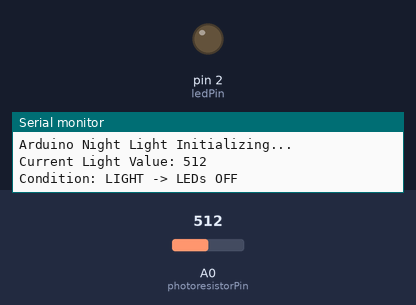
Recording of a sketch running on a simulated Arduino Uno, built with avr-gcc and run on an emulated ATmega328P. Shown: output pins drawn as LEDs (lit = HIGH), the last lines printed to the serial monitor. The inputs (shaded band) are chosen by the test bench; at power-on: A0 (photoresistorPin) = 512.

Above: at 18.0 s.
18.1 s: A0 (photoresistorPin) set to 481
At 21.2 s:
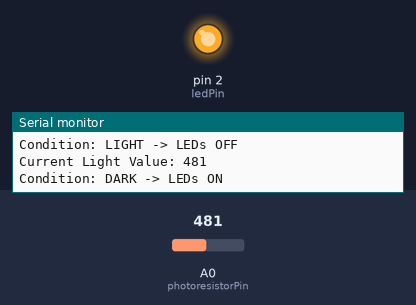
33.0 s: A0 (photoresistorPin) set to 510
At 41.1 s:
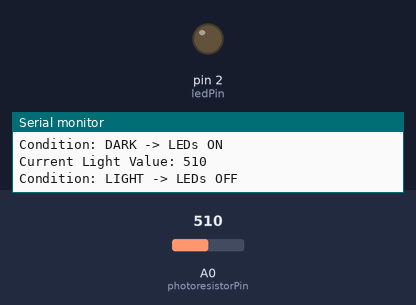
47.9 s: A0 (photoresistorPin) set to 490
At 61.2 s:
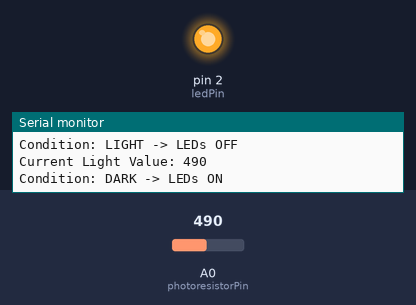
Timing chart, 0 to 62.7 s (numbered marks = the images above; inputs shaded):
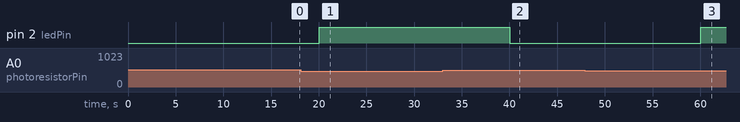

The sketch:

sketch_sep5b.ino
```cpp
/*
  Arduino Night Light with 5 LEDs and Timed Light Check

  This program controls 5 LEDs based on the ambient light detected by a photoresistor (LDR).
  The light level is checked periodically (every 20 seconds) to save power and prevent
  frequent state changes.

  Wiring Instructions:
  1.  LEDs: Connect a single 220 Ohm resistor from Digital Pin 2 to the anodes (longer legs)
      of all five LEDs. Connect the cathodes (shorter legs) of all five LEDs to an
      Arduino GND pin.

  2.  LDR (Photoresistor): Connect one leg of the LDR to Arduino's 5V pin. Connect the other
      leg of the LDR to Analog Pin A0. Connect a 10k Ohm resistor from the LDR leg at A0
      to Arduino's GND pin.

  How it Works:
  - The photoresistor's resistance changes with light, which is read by Analog Pin A0.
  - The 'thresholdValue' determines the light level at which the LEDs turn ON or OFF.
    - If 'lightValue' < 'thresholdValue', it's considered dark, and LEDs turn ON.
    - If 'lightValue' >= 'thresholdValue', it's considered light, and LEDs turn OFF.
  - The light check is performed every 'interval' (20 seconds) using 'millis()'
    for non-blocking timing.
  - Serial Monitor output helps in debugging and finding the optimal 'thresholdValue'.
*/

// --- Pin Definitions ---
const int photoresistorPin = A0; // Analog pin connected to the photoresistor
const int ledPin = 2;            // Digital pin connected to all 5 LEDs

// --- Configuration Parameters ---
// Adjust this value based on your room's actual lighting conditions.
// Use the Serial Monitor (Tools > Serial Monitor) to observe 'Light Value' readings
// in both dark and light conditions, then pick a 'thresholdValue' in between.
int thresholdValue = 500; // Default example value; adjust as needed

// --- Timed Check Variables ---
unsigned long previousMillis = 0; // Stores the last time the light check was performed
const long interval = 20000;      // Interval for light check (20 seconds = 20000 milliseconds)

// --- Setup Function ---
void setup() {
  // Initialize serial communication at 9600 baud rate for debugging output.
  Serial.begin(9600);
  Serial.println("Arduino Night Light Initializing...");

  // Set the LED pin as an OUTPUT and ensure it is initially OFF.
  pinMode(ledPin, OUTPUT);
  digitalWrite(ledPin, LOW); // Turn off LEDs initially

  // Perform an initial light check immediately when the Arduino starts.
  checkLightAndControlLEDs();
  // Record the current time to start the 20-second interval timer.
  previousMillis = millis();
}

// --- Loop Function ---
void loop() {
  // Get the current time in milliseconds since the Arduino started.
  unsigned long currentMillis = millis();

  // Check if the 'interval' has passed since the last light check.
  // This uses 'millis()' for non-blocking timing.
  if (currentMillis - previousMillis >= interval) {
    // If the interval has passed, update 'previousMillis' to the current time.
    previousMillis = currentMillis;

    // Call the function to read the light sensor and control the LEDs.
    checkLightAndControlLEDs();
  }
}

// --- Custom Function to Read Light and Control LEDs ---
void checkLightAndControlLEDs() {
  // Read the analog value from the photoresistor (0-1023).
  int lightValue = analogRead(photoresistorPin);

  // Print the current light value to the Serial Monitor for observation and debugging.
  Serial.print("Current Light Value: ");
  Serial.println(lightValue);

  // Compare the read light value with the predefined threshold.
  if (lightValue < thresholdValue) {
    // If it's darker than the threshold, turn all LEDs ON.
    digitalWrite(ledPin, HIGH);
    Serial.println("Condition: DARK -> LEDs ON");
  } else {
    // If it's lighter than or equal to the threshold, turn all LEDs OFF.
    digitalWrite(ledPin, LOW);
    Serial.println("Condition: LIGHT -> LEDs OFF");
  }
}
```

Measured:
- the behaviour switches between 500 and 499 on A0 (photoresistorPin) (found by bisection; images 0 and 1)
- after the input at 18.1 s, pin 2 (ledPin): LOW → HIGH after 1.9 s
- after the input at 33.0 s, pin 2 (ledPin): HIGH → LOW after 7.0 s
- after the input at 47.9 s, pin 2 (ledPin): LOW → HIGH after 12.1 s
